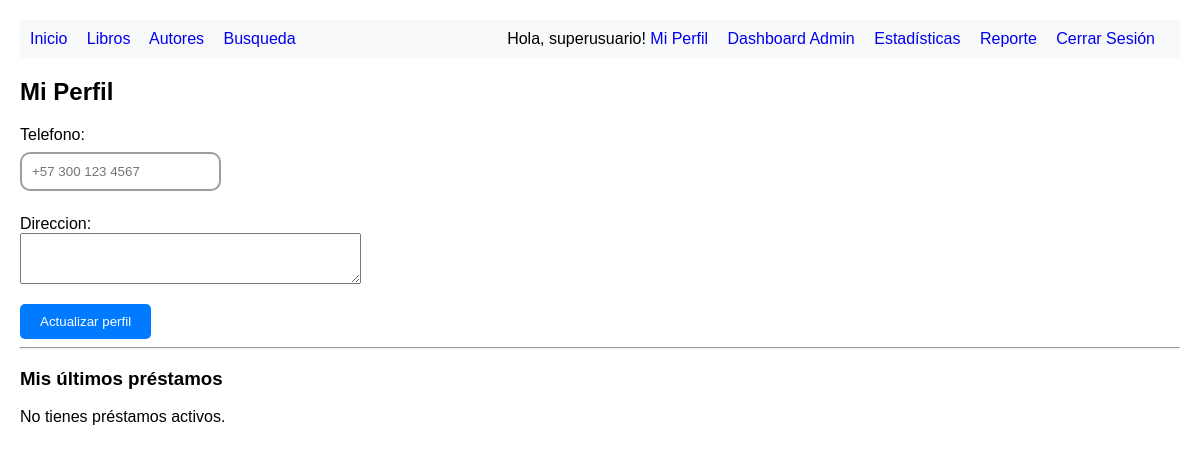
Before: /perfil/ (signed in) with the older database file.
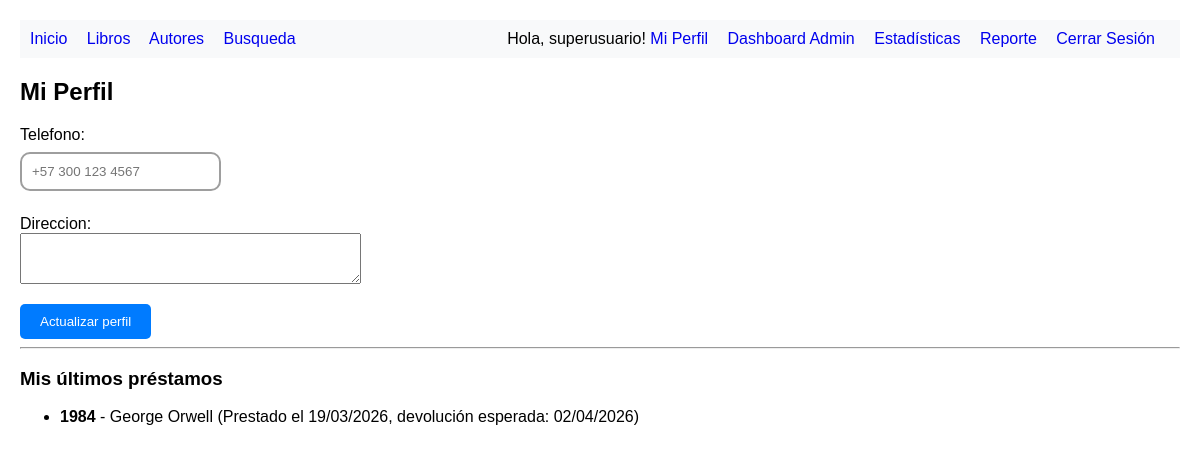
After: the same page with the newer database file.
### biblioteca/models.py (models this page shows, shortened)
class PerfilUsuario(models.Model):
    usuario = models.OneToOneField(User, on_delete=models.CASCADE, related_name='perfil')
    telefono = models.CharField(max_length=15, blank=True)
    direccion = models.TextField(blank=True)
    fecha_registro = models.DateTimeField(auto_now_add=True)
    activo = models.BooleanField(default=True)
    class Meta:
        verbose_name = "Perfil de Usuario"
        verbose_name_plural = "Perfiles de Usuario"

class Prestamo(models.Model):
    ESTADOS = [
    ('activo', 'Activo'),
    ('devuelto', 'Devuelto'),
    ('vencido', 'Vencido'),
    ]
    usuario = models.ForeignKey(User, on_delete=models.CASCADE, related_name='prestamos')
    libro = models.ForeignKey(Libro, on_delete=models.CASCADE, related_name='prestamos')
    fecha_prestamo = models.DateTimeField(auto_now_add=True)
    fecha_devolucion_esperada = models.DateField()
    fecha_devolucion_real = models.DateTimeField(null=True, blank=True)
    estado = models.CharField(max_length=10, choices=ESTADOS, default='activo')
    class Meta:
        verbose_name = "Préstamo"
        verbose_name_plural = "Préstamos"
        ordering = ['-fecha_prestamo']

class Libro(models.Model):
    GENEROS = [
    ('ficcion', 'Ficción'),
    ('no_ficcion', 'No Ficción'),
    ('ciencia', 'Ciencia'),
    ('historia', 'Historia'),
    ('biografia', 'Biografía'),
    ('tecnologia', 'Tecnología'),
    ]
    titulo = models.CharField(max_length=200)
    autor = models.ForeignKey(Autor, on_delete=models.CASCADE, related_name='libros')
    isbn = models.CharField(max_length=13, unique=True, help_text="Código ISBN de 13 dígitos")
    fecha_publicacion = models.DateField()
    genero = models.CharField(max_length=20, choices=GENEROS, default='ficcion')
    paginas = models.PositiveIntegerField()
    descripcion = models.TextField(blank=True)
    disponible = models.BooleanField(default=True)
    fecha_agregado = models.DateTimeField(auto_now_add=True)
    class Meta:
        verbose_name = "Libro"
        verbose_name_plural = "Libros"
        ordering = ['-fecha_agregado']

class Autor(models.Model):
    nombre = models.CharField(max_length=100, help_text="Nombre completo del autor")
    fecha_nacimiento = models.DateField(null=True, blank=True)
    nacionalidad = models.CharField(max_length=50, blank=True)
    biografia = models.TextField(blank=True, help_text="Biografía del autor")
    fecha_creacion = models.DateTimeField(auto_now_add=True)
    class Meta:
        verbose_name = "Autor"
        verbose_name_plural = "Autores"
        ordering = ['nombre']

### biblioteca/views.py (the view)
# urls.py: path('perfil/', views.perfil_usuario, name='perfil'),
@login_required
def perfil_usuario(request):
    try:
        perfil = request.user.perfil
    except PerfilUsuario.DoesNotExist:
        perfil = PerfilUsuario.objects.create(usuario=request.user)
    if request.method == 'POST':
        form = PerfilUsuarioForm(request.POST, instance=perfil)
        if form.is_valid():
            form.save()
            messages.success(request, 'Perfil actualizado exitosamente')
            return redirect('biblioteca:perfil')
    else:
        form = PerfilUsuarioForm(instance=perfil)
    prestamos = Prestamo.objects.filter(usuario=request.user).order_by('-fecha_prestamo')[:5]
    context = {
        'form': form,
        'perfil': perfil,
        'prestamos': prestamos
    }
    return render(request, 'biblioteca/perfil.html', context)

### biblioteca/forms.py
class PerfilUsuarioForm(forms.ModelForm):
    class Meta:
        model = PerfilUsuario
        fields = ['telefono', 'direccion']
        widgets = {
            'direccion': forms.Textarea(attrs={'rows': 3}),
            'telefono': forms.TextInput(attrs={'placeholder': '+57 300 123 4567'})
        }

### biblioteca/templates/biblioteca/perfil.html (shortened to what this page needs)
{% extends 'biblioteca/base.html' %}
{% block content %}
<h2>Mi Perfil</h2>
<form method="post">
    {{ form.as_p }}
    <button type="submit">Actualizar perfil</button>
</form>
<hr>
<h3>Mis últimos préstamos</h3>
{% if prestamos %}
    <ul>
        {% for prestamo in prestamos %}
            <li>
                <strong>{{ prestamo.libro.titulo }}</strong>
                - {{ prestamo.libro.autor.nombre }}
                (Prestado el {{ prestamo.fecha_prestamo|date:"d/m/Y" }},
                devolución esperada: {{ prestamo.fecha_devolucion_esperada|date:"d/m/Y" }})
            </li>
        {% endfor %}
    </ul>
{% else %}
    <p>No tienes préstamos activos.</p>
{% endif %}
{% endblock %}

### biblioteca/templates/biblioteca/base.html (shortened to what this page needs)
<!DOCTYPE html> <html lang="es">
<head>
</head>
<body>
<nav class="navbar">
{% if user.is_authenticated %}
<a href="{% url 'biblioteca:inicio' %}">Inicio</a>
<a href="{% url 'biblioteca:lista_libros' %}">Libros</a>
<a href="{% url 'biblioteca:lista_autores' %}">Autores</a>
<a href="{% url 'biblioteca:busqueda' %}">Busqueda</a>
<span style="float: right;">
Hola, {{ user.first_name|default:user.username }}!
<a href="{% url 'biblioteca:perfil' %}">Mi Perfil</a>
    {% if request.user.is_superuser %}
        <a class="nav-link" href="{% url 'biblioteca:dashboard_admin' %}">Dashboard Admin</a>
        <a class="nav-link" href="{% url 'biblioteca:estadisticas' %}">Estadísticas</a>
        <a class="nav-link" href="{% url 'biblioteca:reporte_prestamos' %}">Reporte</a>
    {% else %}
        <a href="{% url 'biblioteca:mis_prestamos' %}">Mis Préstamos</a>
        <a class="nav-link" href="{% url 'biblioteca:recomendaciones' %}">Recomendaciones</a>
    {% endif %}
<a href="{% url 'biblioteca:logout' %}">Cerrar Sesión</a>
</span>
{% else %}
<span style="float: right;">
<a href="{% url 'biblioteca:login' %}">Iniciar Sesión</a>
<a href="{% url 'biblioteca:registro' %}">Registrarse</a>
</span>
{% endif %}
</nav>
<main>
{% block content %}
{% endblock %}
</main>
</body>
</html>

### biblioteca/templates/biblioteca/base.html (style rules this page uses)
body { font-family: Arial, sans-serif; margin: 20px; }
.navbar { background-color: #f8f9fa; padding: 10px; margin-bottom: 20px; }
.navbar a { margin-right: 15px; text-decoration: none; }
input { border-radius: 10px;padding: 10px;margin: 8px 0;box-sizing: border-box;border: 2px solid #9E9E9E;transition: 0.3s; }
button { background-color: #007bff;color: white;padding: 10px 20px;border: none;border-radius: 5px;cursor: pointer;transition: background-color 0.3s ease; }
label { display: block; }

Changed rows visible on the page:
added Prestamo: libro.titulo "1984", libro.autor.nombre "George Orwell", fecha_prestamo "19/03/2026", fecha_devolucion_esperada "02/04/2026"
Other visible differences:
text no longer shown: "No tienes préstamos activos."
